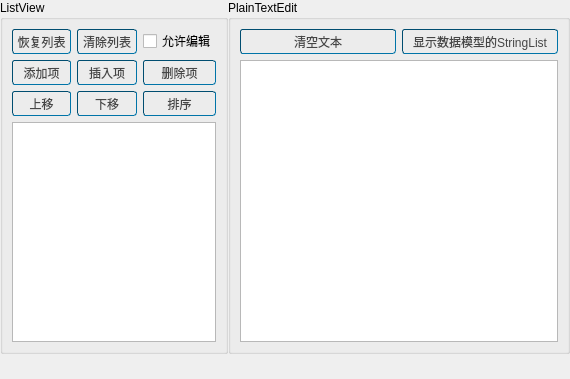
<?xml version="1.0" encoding="UTF-8"?>
<ui version="4.0">
 <class>Widget</class>
 <widget class="QWidget" name="Widget">
  <property name="geometry">
   <rect>
    <x>0</x>
    <y>0</y>
    <width>570</width>
    <height>379</height>
   </rect>
  </property>
  <property name="windowTitle">
   <string>Widget</string>
  </property>
  <property name="styleSheet">
   <string notr="true">QPushButton
{
	border-width: 1px;
	border-style: inset;
	border-color: rgb(0, 77, 112);
	border-radius: 3px;
	color: rgb(70, 70, 70);
}

QPushButton:hover
{
	background-color: rgb(0, 133, 194);
}</string>
  </property>
  <layout class="QVBoxLayout" name="verticalLayout_2">
   <property name="spacing">
    <number>0</number>
   </property>
   <property name="leftMargin">
    <number>0</number>
   </property>
   <property name="topMargin">
    <number>0</number>
   </property>
   <property name="rightMargin">
    <number>0</number>
   </property>
   <property name="bottomMargin">
    <number>0</number>
   </property>
   <item>
    <layout class="QHBoxLayout" name="horizontalLayout" stretch="2,3">
     <item>
      <widget class="QGroupBox" name="groupBox">
       <property name="styleSheet">
        <string notr="true"/>
       </property>
       <property name="title">
        <string>ListView</string>
       </property>
       <layout class="QGridLayout" name="gridLayout">
        <item row="0" column="0">
         <widget class="QPushButton" name="btnRecover">
          <property name="minimumSize">
           <size>
            <width>0</width>
            <height>25</height>
           </size>
          </property>
          <property name="text">
           <string>恢复列表</string>
          </property>
         </widget>
        </item>
        <item row="0" column="1">
         <widget class="QPushButton" name="btnClear">
          <property name="minimumSize">
           <size>
            <width>0</width>
            <height>25</height>
           </size>
          </property>
          <property name="text">
           <string>清除列表</string>
          </property>
         </widget>
        </item>
        <item row="0" column="2">
         <widget class="QCheckBox" name="checkBox">
          <property name="text">
           <string>允许编辑</string>
          </property>
         </widget>
        </item>
        <item row="1" column="0">
         <widget class="QPushButton" name="btnAdd">
          <property name="minimumSize">
           <size>
            <width>0</width>
            <height>25</height>
           </size>
          </property>
          <property name="text">
           <string>添加项</string>
          </property>
         </widget>
        </item>
        <item row="1" column="1">
         <widget class="QPushButton" name="btnInsert">
          <property name="minimumSize">
           <size>
            <width>0</width>
            <height>25</height>
           </size>
          </property>
          <property name="text">
           <string>插入项</string>
          </property>
         </widget>
        </item>
        <item row="1" column="2">
         <widget class="QPushButton" name="btnDelete">
          <property name="minimumSize">
           <size>
            <width>0</width>
            <height>25</height>
           </size>
          </property>
          <property name="text">
           <string>删除项</string>
          </property>
         </widget>
        </item>
        <item row="2" column="0">
         <widget class="QPushButton" name="btnMoveUp">
          <property name="minimumSize">
           <size>
            <width>0</width>
            <height>25</height>
           </size>
          </property>
          <property name="text">
           <string>上移</string>
          </property>
         </widget>
        </item>
        <item row="2" column="1">
         <widget class="QPushButton" name="btnMoveDown">
          <property name="minimumSize">
           <size>
            <width>0</width>
            <height>25</height>
           </size>
          </property>
          <property name="text">
           <string>下移</string>
          </property>
         </widget>
        </item>
        <item row="2" column="2">
         <widget class="QPushButton" name="btnSort">
          <property name="minimumSize">
           <size>
            <width>0</width>
            <height>25</height>
           </size>
          </property>
          <property name="text">
           <string>排序</string>
          </property>
         </widget>
        </item>
        <item row="3" column="0" colspan="3">
         <widget class="QListView" name="listView"/>
        </item>
       </layout>
      </widget>
     </item>
     <item>
      <widget class="QGroupBox" name="groupBox_2">
       <property name="title">
        <string>PlainTextEdit</string>
       </property>
       <layout class="QVBoxLayout" name="verticalLayout">
        <property name="leftMargin">
         <number>9</number>
        </property>
        <property name="topMargin">
         <number>9</number>
        </property>
        <property name="rightMargin">
         <number>9</number>
        </property>
        <property name="bottomMargin">
         <number>9</number>
        </property>
        <item>
         <layout class="QGridLayout" name="gridLayout_2">
          <item row="0" column="0">
           <widget class="QPushButton" name="btnClearPlaintext">
            <property name="minimumSize">
             <size>
              <width>0</width>
              <height>25</height>
             </size>
            </property>
            <property name="text">
             <string>清空文本</string>
            </property>
           </widget>
          </item>
          <item row="0" column="1">
           <widget class="QPushButton" name="btnShowDataModel">
            <property name="minimumSize">
             <size>
              <width>0</width>
              <height>25</height>
             </size>
            </property>
            <property name="text">
             <string>显示数据模型的StringList</string>
            </property>
           </widget>
          </item>
          <item row="1" column="0" colspan="2">
           <widget class="QPlainTextEdit" name="plainTextEdit"/>
          </item>
         </layout>
        </item>
       </layout>
      </widget>
     </item>
    </layout>
   </item>
   <item>
    <widget class="QLabel" name="labelStatus">
     <property name="minimumSize">
      <size>
       <width>0</width>
       <height>25</height>
      </size>
     </property>
     <property name="text">
      <string/>
     </property>
    </widget>
   </item>
  </layout>
 </widget>
 <resources/>
 <connections/>
</ui>
